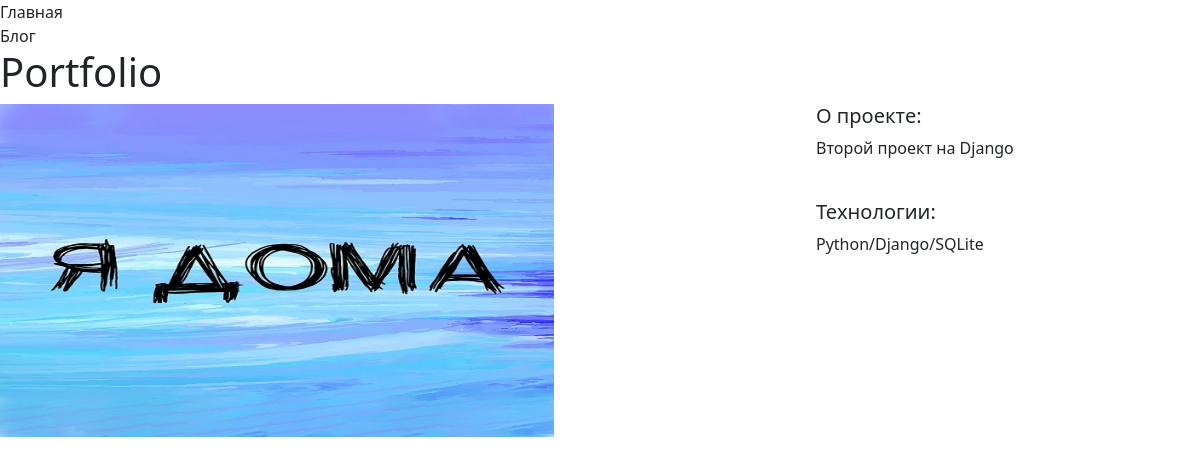
Page /2/ on the committed database.
### hello_world/models.py (models this page shows)
class Project(models.Model):
    title = models.CharField(max_length=100)
    description = models.TextField()
    technology = models.CharField(max_length=20)
    image = models.FileField(upload_to='img/')

### hello_world/views.py (the view)
# urls.py: path('<int:pk>/', views.project_detail, name='project_detail')
def project_detail(request,pk):
    project=Project.objects.get(pk=pk)
    context={'project':project
             }
    return render(request,'project_detail.html',context)

### hello_world/templates/project_detail.html
{% extends 'base.html' %}
{% load static%}
{% block page_content %}
<h1> {{ project.title}} </h1>
<div class="row">
    <div class="col-md-8">
        <img src="{% static project.image %}" alt="" width="70%"height="60%">
    </div>
    <div class="col-md-4">
        <h5> О проекте:</h5>
        <p> {{project.description}}</p>
        <br>
        <h5>Технологии:</h5>
        <p>{{ project.technology }}</p>
    </div>
</div>
{% endblock %}

### rows in the picture
Project: title "Portfolio", image (picture), description "Второй проект на Django", technology "Python/Django/SQLite"
